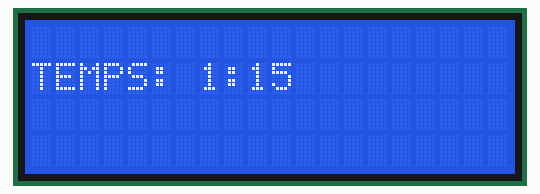
Simulated run of this sketch. Board: Arduino Uno, built with avr-gcc and run on an emulated ATmega328P. Parts: 20×4 character LCD.

Above: at 0.1 s.
At 4.2 s:
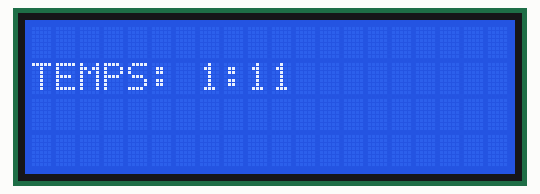
At 9.3 s:
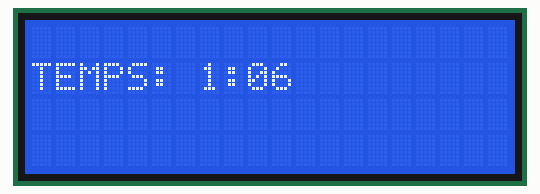
At 19.4 s:
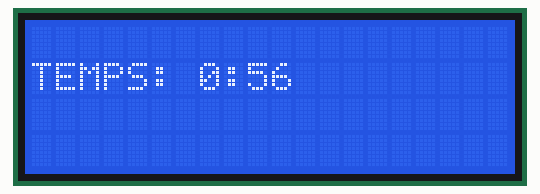
At 28.6 s:
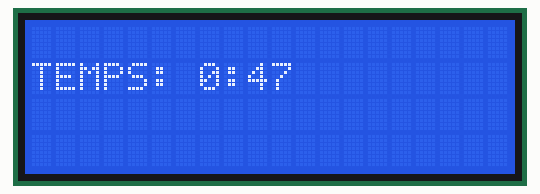
At 38.7 s:
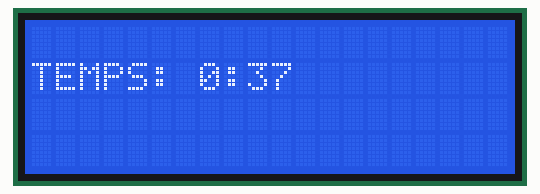

The sketch:

LCD_test_timer.ino
```cpp
#include <Wire.h>
#include <LiquidCrystal_I2C.h>

int tSec = 15;
int tMin = 1;
long timeInit=0;

LiquidCrystal_I2C lcd(0x27, 20, 4);

void setup(){
  lcd.init(); // initialisation de l'afficheur

  timeInit=timeToCounter(tMin,tSec);
}

void loop(){
  lcd.backlight();
  counterToTime(timeInit);

  //Timer normal
  if(timeInit != 0){
    //Affichage de base
    lcd.setCursor(0,1);
    lcd.print("TEMPS: ");
    lcd.setCursor(8,1);
    lcd.print(":");

    //Affichage min
    lcd.setCursor(7, 1);
    lcd.print(tMin);

    //Affichage sec, problème de décalage des sec inférieures à 10
    if (tSec > 9){
      lcd.setCursor(9, 1);
      lcd.print(tSec);
    }

    else{
      lcd.setCursor(9, 1);
      lcd.print(0);
      lcd.setCursor(10, 1);
      lcd.print(tSec);
    }

    //Faire passer 1sec
    delay(1000);
    timeInit=timeInit-1;
   }

   //Timer arrivé à la fin
   if (timeInit==0) {
    lcd.setCursor(0, 1);
    lcd.print("FIN DE LA PARTIE");
   }
}

//Conversion en sec du Timer
int timeToCounter(int m,int s){
  return m*60+s;
}


void counterToTime(long cnt){
  tMin = (cnt%3600)/60;
  tSec = ((cnt%3600)%60);
}
```

Measured:
- what the display in image 1 shows lasts 1.1 s, from 4.1 s to 5.2 s
